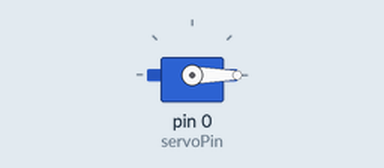
The sketch below on a simulated Arduino Uno, built with avr-gcc and run on an emulated ATmega328P. Parts: servo. Wiring (inferred from the names in the program): servo: signal pin 0. Servo pulses on a pin are drawn as a servo (544–2400 µs = 0–180°).

Above: at 0.05 s.
At 1.8 s:
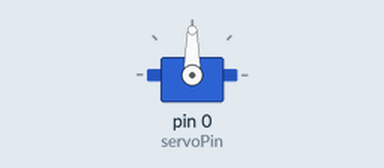
At 3.6 s:
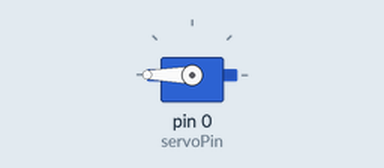
Timing chart, 0 to 8.3 s (numbered marks = the images above):
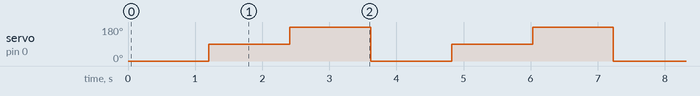

Measured:
- by itself, servo on pin 0 (servoPin): repeats every 3.6 s: 180° 1.2 s, 0° 1.2 s, 90° 1.2 s

The sketch:

servo_1.ino
```cpp
/*
   Keyestudio 24 in 1 Starter Kit for Raspberry Pi Pico
   lesson 19.1
   servo_1
   http://www.keyestudio.com
*/
int servoPin = 0;//Pins of the servo

void setup() {
  pinMode(servoPin, OUTPUT);//set pins of the servo to OUTPUT
}
void loop() {
  servopulse(servoPin, 0);//rotate to 0°
  delay(1000);//delay in 1s
  servopulse(servoPin, 90);///rotate to 90°
  delay(1000);
  servopulse(servoPin, 180);//rotate to 180°
  delay(1000);
}

void servopulse(int pin, int myangle) { //Impulse function
  int pulsewidth = map(myangle, 0, 180, 500, 2500); //map angles to pulse width
  for (int i = 0; i < 10; i++) { //output several pulse
    digitalWrite(pin, HIGH);//pull up the pin of the servo
    delayMicroseconds(pulsewidth);//extend the delayed time of pulse width
    digitalWrite(pin, LOW);//pull down the pin of the servo
    delay(20 - pulsewidth / 1000);
  }
}
```
